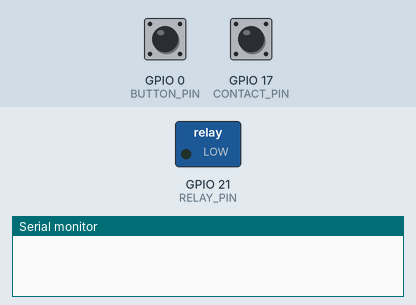
Bench run of a program on a simulated ESP32-S3. On the bench: switched loads named in the program (green lamp = pin HIGH), the last lines printed to the serial monitor. The inputs (shaded band) are chosen by the test bench; at power-on: GPIO 0 (BUTTON_PIN) HIGH, GPIO 17 (CONTACT_PIN) HIGH.

Above: at 1.2 s.
1.3 s: GPIO 0 (BUTTON_PIN) pulled LOW for 0.15 s
At 2.5 s:
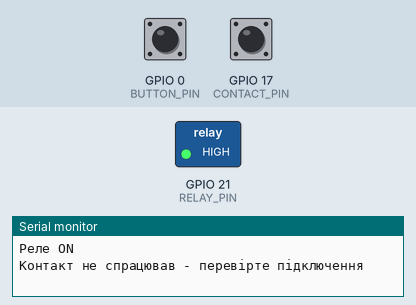
2.9 s: GPIO 0 (BUTTON_PIN) pulled LOW for 1 s
At 3.8 s:
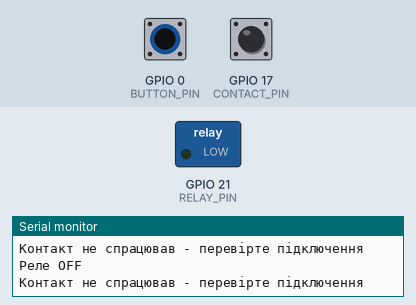
5.4 s: GPIO 0 (BUTTON_PIN) pulled LOW for 3.2 s
At 5.7 s:
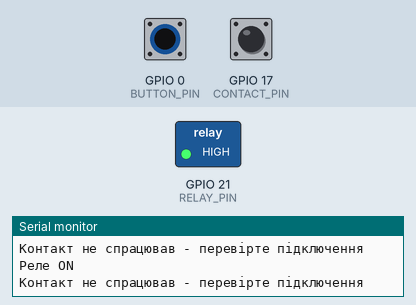
Timing chart, 0 to 8.4 s (numbered marks = the images above; inputs shaded):
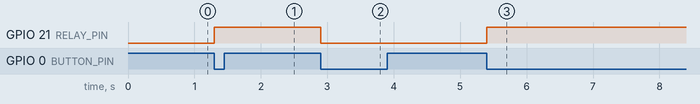

The program:

main.cpp
```cpp
#include <Arduino.h>

// Виводи (Піни)
const int BUTTON_PIN = 0;    // Кнопка BOOT
const int RELAY_PIN = 21;    // Керування обмоткою реле (через модуль / транзистор)
const int CONTACT_PIN = 17;  // Сухий контакт реле: COM -> GND, NO -> CONTACT_PIN

const uint32_t BUTTON_DEBOUNCE_US = 10000;   // 10 мс
const uint32_t CONTACT_TIMEOUT_US = 200000;  // 200 мс

// Стан, який змінюється в перериваннях
volatile bool buttonPressed = false;
volatile uint32_t lastButtonUs = 0;

volatile bool waitingForContact = false;  // Чекаємо першого фронту контакту після команди
volatile bool contactChanged = false;     // Контакт спрацював, результат готовий
volatile uint32_t contactTimeUs = 0;

bool relayOn = false;
uint32_t commandTimeUs = 0;


// Кнопка: приймаємо лише реальне натискання (LOW) з антибрязкотом
void IRAM_ATTR onButton() {
  uint32_t now = micros();

  if (digitalRead(BUTTON_PIN) == LOW && now - lastButtonUs >= BUTTON_DEBOUNCE_US) {
    lastButtonUs = now;
    buttonPressed = true;
  }
}

// Сухий контакт: фіксуємо лише ПЕРШИЙ фронт після команди, брязкіт ігнорується
void IRAM_ATTR onContact() {
  if (waitingForContact) {
    contactTimeUs = micros();
    waitingForContact = false;
    contactChanged = true;
  }
}

// Перемикаємо реле і запам'ятовуємо момент команди
void toggleRelay() {
  relayOn = !relayOn;

  waitingForContact = true;
  commandTimeUs = micros();
  digitalWrite(RELAY_PIN, relayOn ? HIGH : LOW);

  Serial.printf("Реле %s\n", relayOn ? "ON" : "OFF");
}

// Виводимо затримку або повідомлення про тайм-аут
void checkMeasurement() {
  if (contactChanged) {
    contactChanged = false;
    uint32_t delayUs = contactTimeUs - commandTimeUs;

    Serial.printf("%s: затримка %lu мкс (%.2f мс)\n",
                  relayOn ? "Увімкнення" : "Вимкнення",
                  (unsigned long)delayUs, delayUs / 1000.0);
  } else if (waitingForContact && micros() - commandTimeUs > CONTACT_TIMEOUT_US) {
    waitingForContact = false;
    Serial.println("Контакт не спрацював - перевірте підключення");
  }
}

void setup() {
  Serial.begin(115200);

  pinMode(RELAY_PIN, OUTPUT);
  digitalWrite(RELAY_PIN, LOW);
  pinMode(CONTACT_PIN, INPUT_PULLUP);
  pinMode(BUTTON_PIN, INPUT_PULLUP);

  attachInterrupt(digitalPinToInterrupt(BUTTON_PIN), onButton, FALLING);
  attachInterrupt(digitalPinToInterrupt(CONTACT_PIN), onContact, CHANGE);

  // Скидаємо хибне спрацювання, яке ESP32 може зловити під час старту
  delay(50);
  buttonPressed = false;
}

void loop() {
  if (buttonPressed && !waitingForContact) {
    buttonPressed = false;
    toggleRelay();
  }

  checkMeasurement();
}
```

Measured:
- after the input at 1.3 s, GPIO 21 (RELAY_PIN): LOW → HIGH at once
- after the input at 2.9 s, GPIO 21 (RELAY_PIN): HIGH → LOW at once
- after the input at 5.4 s, GPIO 21 (RELAY_PIN): LOW → HIGH at once
